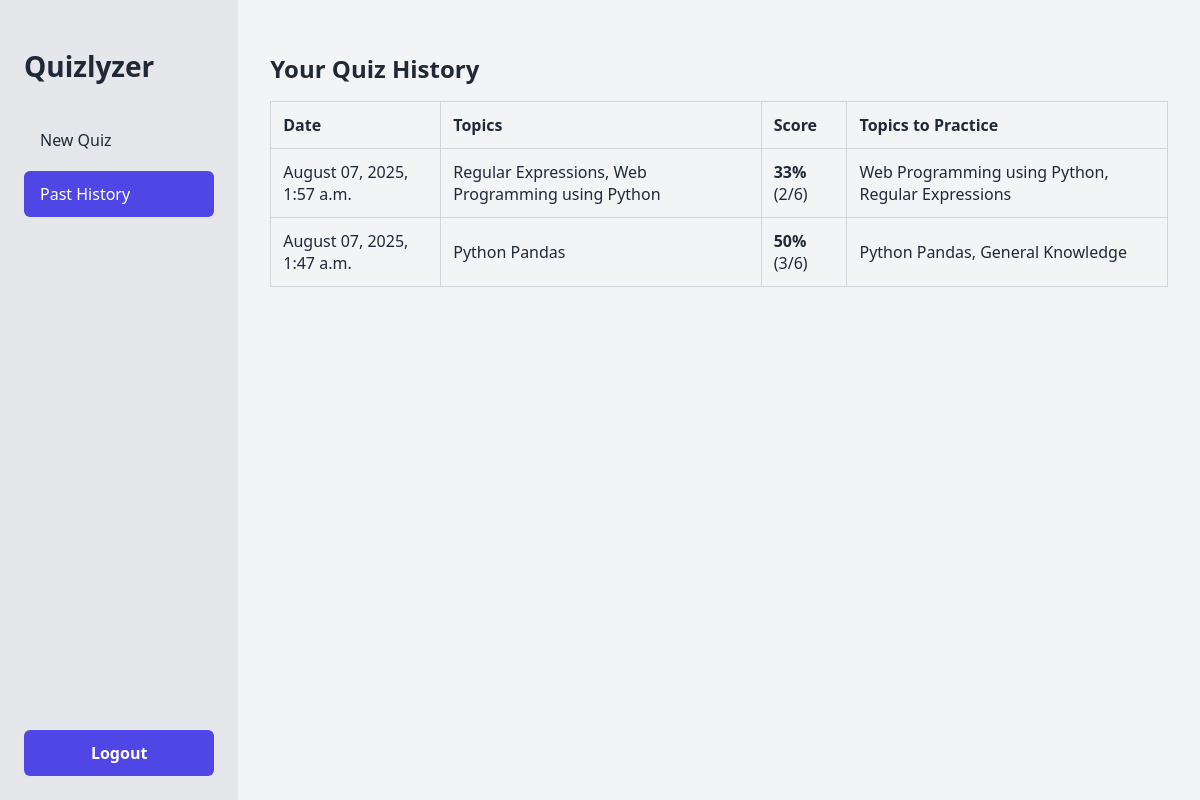
Page /history/ (signed in) on the committed database.
### core/models.py (models this page shows, shortened)
class QuizAttempt(models.Model):
    user = models.ForeignKey(User, on_delete=models.CASCADE)
    topics = models.TextField()
    score = models.FloatField()
    total_questions = models.IntegerField()
    correct_answers = models.IntegerField()
    practice_topics = models.TextField(blank=True, null=True)
    timestamp = models.DateTimeField(auto_now_add=True)

### core/views.py (the view)
# urls.py: path('history/', views.past_history_view, name='past_history'),
@login_required
def past_history_view(request):
    attempts = QuizAttempt.objects.filter(user=request.user).order_by('-timestamp')
    return render(request, 'core/past_history.html', {'attempts': attempts})

### core/templates/core/past_history.html (shortened to what this page needs)
{% extends 'core/base.html' %}
{% block content %}
<div class="dashboard-layout">
    <aside class="sidebar">
        <h1>Quizlyzer</h1>
        <nav class="sidebar-nav">
            <a href="{% url 'dashboard' %}">New Quiz</a>
            <a href="{% url 'past_history' %}" class="active">Past History</a>
        </nav>
        <a href="{% url 'logout' %}" class="btn btn-primary">Logout</a>
    </aside>
    <main class="main-content">
        <h2>Your Quiz History</h2>
        <table class="history-table">
            <thead>
                <tr>
                    <th>Date</th>
                    <th>Topics</th>
                    <th>Score</th>
                    <th>Topics to Practice</th>
                </tr>
            </thead>
            <tbody>
                {% for attempt in attempts %}
                <tr>
                    <td>{{ attempt.timestamp|date:"F d, Y, P" }}</td>
                    <td>{{ attempt.topics }}</td>
                    <td><strong>{{ attempt.score|floatformat:0 }}%</strong> ({{attempt.correct_answers}}/{{attempt.total_questions}})</td>
                    <td>{{ attempt.practice_topics|default:"None" }}</td>
                </tr>
                {% empty %}
                <tr>
                    <td colspan="4" class="text-center">You have not taken any quizzes yet.</td>
                </tr>
                {% endfor %}
            </tbody>
        </table>
    </main>
</div>
{% endblock %}

### core/templates/core/base.html (shortened to what this page needs)
<!DOCTYPE html>
<html lang="en">
<head>
</head>
<body>
    {% block content %}{% endblock %}
</body>
</html>

### core/templates/core/base.html (style rules this page uses)
:root { --primary-color: #4f46e5; --secondary-color: #9333ea; --background-color: #f3f4f6; --surface-color: #ffffff; --text-color: #1f2937; --muted-text-color: #6b7280; --border-color: #d1d5db; --success-color: #10b981; --error-color: #ef4444; --font-sans: system-ui, -apple-system, BlinkMacSystemFont, "Segoe UI", Roboto, "Helvetica Neue", Arial, "Noto Sans", sans-serif; }
body { margin: 0; font-family: var(--font-sans); background-color: var(--background-color); color: var(--text-color); font-size: 16px; }
h1 { font-size: 2.25rem; font-weight: bold; margin-bottom: 1rem; }
h2 { font-size: 1.5rem; font-weight: bold; margin-bottom: 1rem; }
.btn { display: inline-block; padding: 0.75rem 1.5rem; border: none; border-radius: 6px; font-weight: 600; text-decoration: none; cursor: pointer; text-align: center; }
.btn-primary { background-color: var(--primary-color); color: white; }
.dashboard-layout { display: flex; height: 100vh; }
.sidebar { width: 250px; background-color: #e5e7eb; padding: 1.5rem; display: flex; flex-direction: column; }
.sidebar h1 { font-size: 1.75rem; margin-bottom: 2rem; }
.sidebar-nav { flex-grow: 1; }
.sidebar-nav a { display: block; padding: 0.75rem 1rem; text-decoration: none; color: var(--text-color); border-radius: 6px; margin-bottom: 0.5rem; }
.sidebar-nav a.active, .sidebar-nav a:hover { background-color: var(--primary-color); color: white; }
.main-content { flex-grow: 1; padding: 2rem; overflow-y: auto; }
.history-table { width: 100%; border-collapse: collapse; }
.history-table th, .history-table td { padding: 0.75rem; border: 1px solid var(--border-color); text-align: left; }
.history-table th { background-color: #f3f4f6; }

### rows in the picture
QuizAttempt: timestamp "August 07, 2025, 1:57 a.m.", topics "Regular Expressions, Web Programming using Python", score "33", correct_answers "2", total_questions "6", practice_topics "Web Programming using Python, Regular Expressions"
QuizAttempt: timestamp "August 07, 2025, 1:47 a.m.", topics "Python Pandas", score "50", correct_answers "3", total_questions "6", practice_topics "Python Pandas, General Knowledge"
